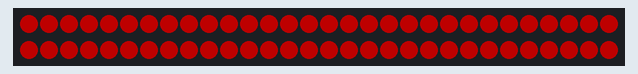
The sketch below on a simulated Arduino Uno, built with avr-gcc and run on an emulated ATmega328P. Shown: 60 RGB LEDs in strip order, left to right, continuing on the next row. Dim RGB values are drawn brighter than linear.

Above: at 0.1 s.
At 1.1 s:
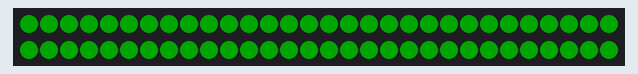
At 2.1 s:
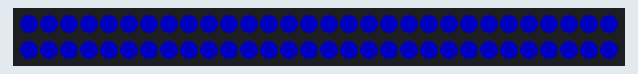
At 4.4 s:
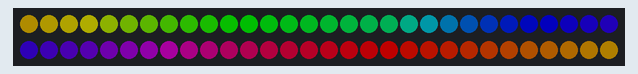
At 6.56 s:
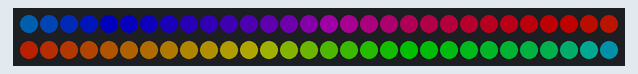
At 8.72 s:
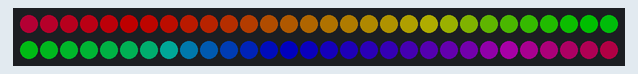

Measured:
- by itself, everything shown: repeats every 9.1 s, in 23 steps
- what the display in image 1 shows lasts 1.0 s, from 1.0 s to 2.0 s

The sketch:

test_leds.ino
```cpp
/*
  test_leds.ino — Run this FIRST, before ambilight_arduino.ino

  Purpose: confirm wiring is correct and figure out your exact NUM_LEDS.
  It will light the strip red -> green -> blue -> rainbow chase in a loop.

  If nothing lights up: check GND is common between Arduino, strip, and
  the power adapter, and check DIN is on pin 6.
  If only SOME LEDs light up: that's your real LED count — count them
  and use that number in NUM_LEDS below (and later in the ambilight files).
*/

#include <FastLED.h>

#define NUM_LEDS   60     // guess for now — set to strip's max length, we'll correct it
#define DATA_PIN   6

CRGB leds[NUM_LEDS];

void setup() {
  FastLED.addLeds<WS2812B, DATA_PIN, GRB>(leds, NUM_LEDS);
  FastLED.setBrightness(80);  // keep it low for a bare-wire test setup
}

void solidColor(CRGB color, int delayMs) {
  fill_solid(leds, NUM_LEDS, color);
  FastLED.show();
  delay(delayMs);
}

void loop() {
  solidColor(CRGB::Red,   1000);
  solidColor(CRGB::Green, 1000);
  solidColor(CRGB::Blue,  1000);

  // Rainbow chase — also helps you visually confirm LED order/count
  for (int j = 0; j < 256; j++) {
    for (int i = 0; i < NUM_LEDS; i++) {
      leds[i] = CHSV((i * 256 / NUM_LEDS + j) & 255, 255, 255);
    }
    FastLED.show();
    delay(20);
  }
}
```
